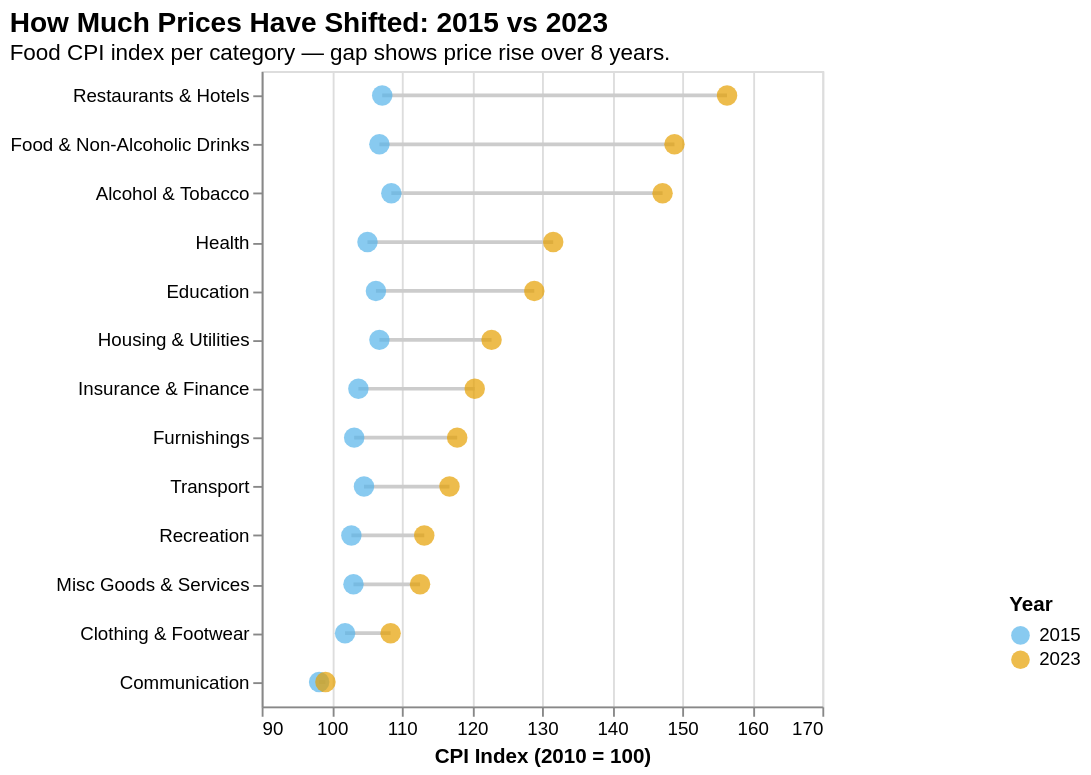

Write the Vega-Lite specification saved for this chart.
### Vega-Lite specification from a JSON file in a GitHub repository (floating-point values rounded to 4 significant figures)
{"$schema": "https://vega.github.io/schema/vega-lite/v5.json", "title": {"text": "How Much Prices Have Shifted: 2015 vs 2023", "subtitle": "Food CPI index per category — gap shows price rise over 8 years.", "anchor": "start", "fontSize": 15, "subtitleFontSize": 12}, "width": "container", "height": 340, "data": {"values": [{"label": "Restaurants & Hotels", "year": "2015", "index": 107.2}, {"label": "Restaurants & Hotels", "year": "2023", "index": 156.4}, {"label": "Food & Non-Alcoholic Drinks", "year": "2015", "index": 106.8}, {"label": "Food & Non-Alcoholic Drinks", "year": "2023", "index": 148.9}, {"label": "Alcohol & Tobacco", "year": "2015", "index": 108.5}, {"label": "Alcohol & Tobacco", "year": "2023", "index": 147.2}, {"label": "Health", "year": "2015", "index": 105.1}, {"label": "Health", "year": "2023", "index": 131.6}, {"label": "Education", "year": "2015", "index": 106.3}, {"label": "Education", "year": "2023", "index": 128.9}, {"label": "Housing & Utilities", "year": "2015", "index": 106.8}, {"label": "Housing & Utilities", "year": "2023", "index": 122.8}, {"label": "Insurance & Finance", "year": "2015", "index": 103.8}, {"label": "Insurance & Finance", "year": "2023", "index": 120.4}, {"label": "Furnishings", "year": "2015", "index": 103.2}, {"label": "Furnishings", "year": "2023", "index": 117.9}, {"label": "Transport", "year": "2015", "index": 104.6}, {"label": "Transport", "year": "2023", "index": 116.8}, {"label": "Recreation", "year": "2015", "index": 102.8}, {"label": "Recreation", "year": "2023", "index": 113.2}, {"label": "Misc Goods & Services", "year": "2015", "index": 103.1}, {"label": "Misc Goods & Services", "year": "2023", "index": 112.6}, {"label": "Clothing & Footwear", "year": "2015", "index": 101.9}, {"label": "Clothing & Footwear", "year": "2023", "index": 108.4}, {"label": "Communication", "year": "2015", "index": 98.2}, {"label": "Communication", "year": "2023", "index": 99.1}]}, "layer": [{"mark": {"type": "line", "color": "#ccc", "strokeWidth": 2}, "encoding": {"y": {"field": "label", "type": "nominal", "title": null, "sort": {"field": "index", "op": "max", "order": "descending"}}, "x": {"field": "index", "type": "quantitative", "title": "CPI Index (2010 = 100)", "scale": {"domain": [90, 165]}}, "detail": {"field": "label"}}}, {"mark": {"type": "point", "filled": true, "size": 120}, "encoding": {"y": {"field": "label", "type": "nominal", "sort": {"field": "index", "op": "max", "order": "descending"}}, "x": {"field": "index", "type": "quantitative"}, "color": {"field": "year", "type": "nominal", "scale": {"domain": ["2015", "2023"], "range": ["#56B4E9", "#E69F00"]}, "legend": {"title": "Year", "orient": "none", "legendX": 400, "legendY": 280}}, "tooltip": [{"field": "label", "title": "Category"}, {"field": "year", "title": "Year"}, {"field": "index", "title": "CPI Index", "format": ".1f"}]}}]}
